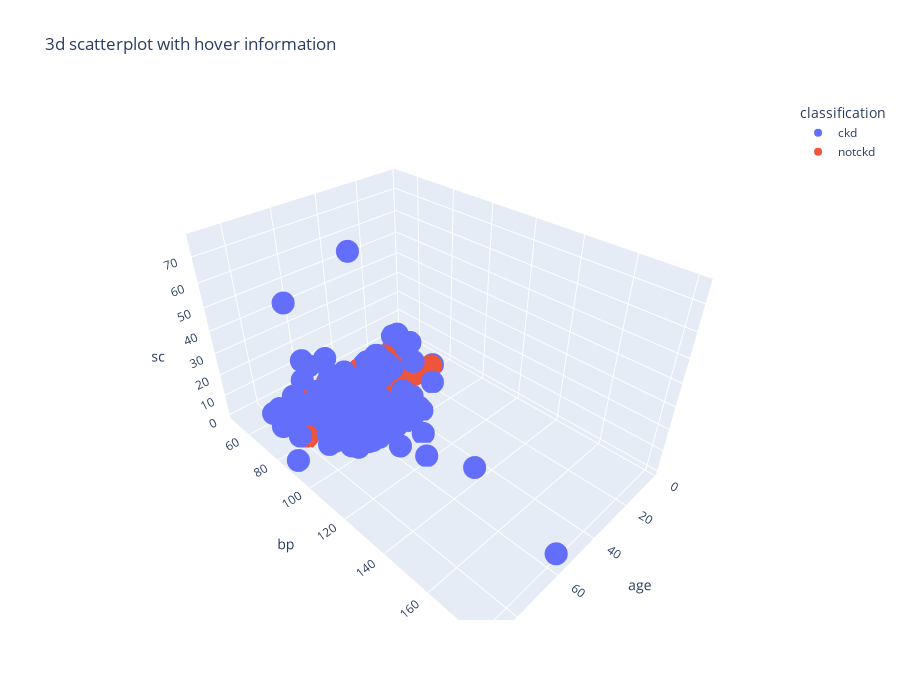

Notebook source saved alongside this figure:
### Code cell
fig = px.scatter_3d(df, x='age', y='bp', z='sc', color='classification', title='3d scatterplot with hover information')
fig.update_layout(
    width=900,   # pixels
    height=700   # pixels
)
fig.show()

### Figure 1 — Plotly figure (JSON) as saved in the notebook; plotly's stock layout.template omitted (floating-point values rounded to 4 significant figures; data arrays with more than 128 entries replaced by an {"elided": "..."} marker saying what was removed)
{"data": [{"hovertemplate": "classification=ckd<br>age=%{x}<br>bp=%{y}<br>sc=%{z}<extra></extra>", "legendgroup": "ckd", "marker": {"color": "#636efa", "symbol": "circle"}, "mode": "markers", "name": "ckd", "scene": "scene", "showlegend": true, "type": "scatter3d", "x": {"elided": "250 int values"}, "y": {"elided": "250 int values"}, "z": {"elided": "250 float values"}}, {"hovertemplate": "classification=notckd<br>age=%{x}<br>bp=%{y}<br>sc=%{z}<extra></extra>", "legendgroup": "notckd", "marker": {"color": "#EF553B", "symbol": "circle"}, "mode": "markers", "name": "notckd", "scene": "scene", "showlegend": true, "type": "scatter3d", "x": {"elided": "150 int values"}, "y": {"elided": "150 int values"}, "z": {"elided": "150 float values"}}], "layout": {"height": 700, "legend": {"title": {"text": "classification"}, "tracegroupgap": 0}, "scene": {"domain": {"x": [0, 1], "y": [0, 1]}, "xaxis": {"title": {"text": "age"}}, "yaxis": {"title": {"text": "bp"}}, "zaxis": {"title": {"text": "sc"}}}, "title": {"text": "3d scatterplot with hover information"}, "width": 900}}
